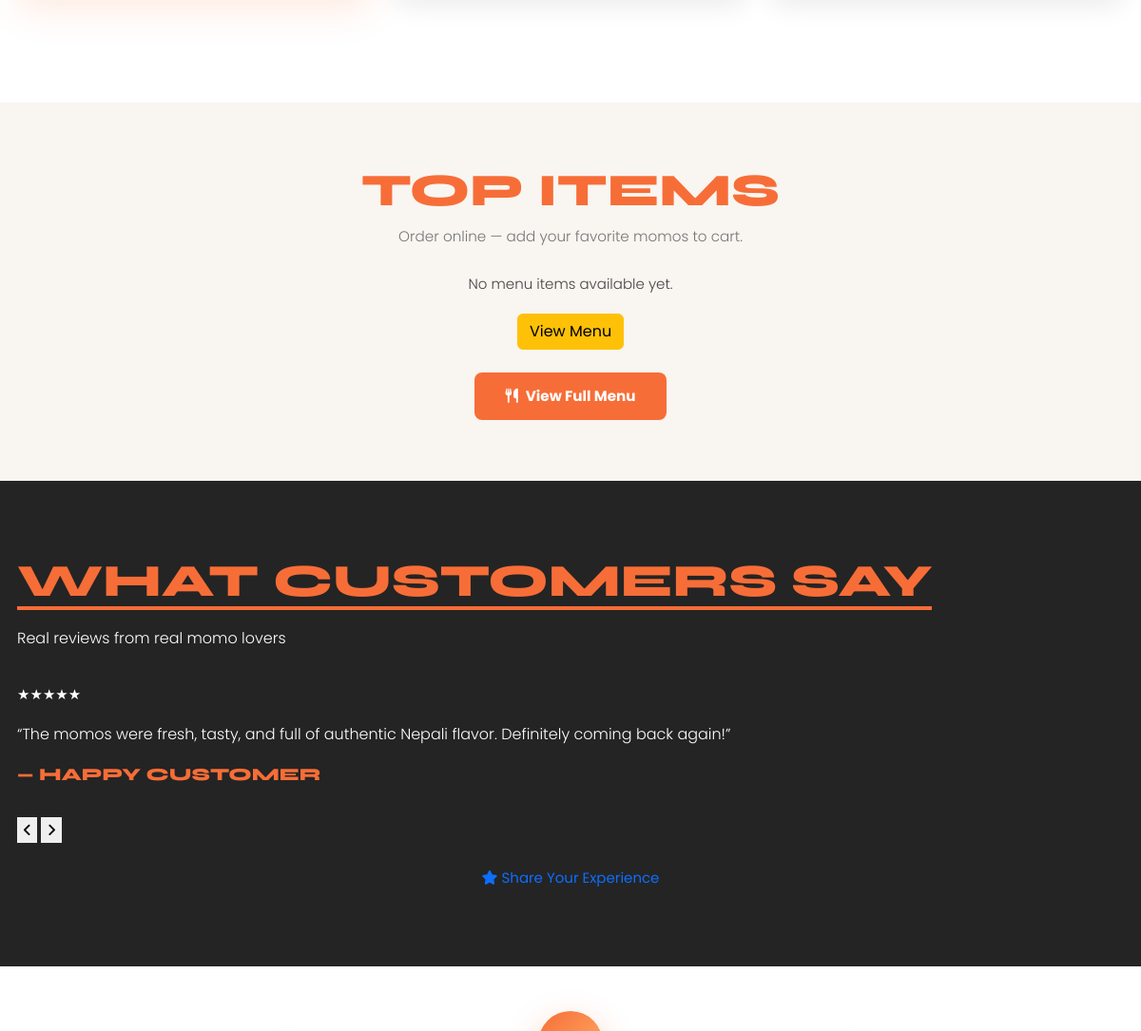
The app's page / (signed in, middle part), older data.
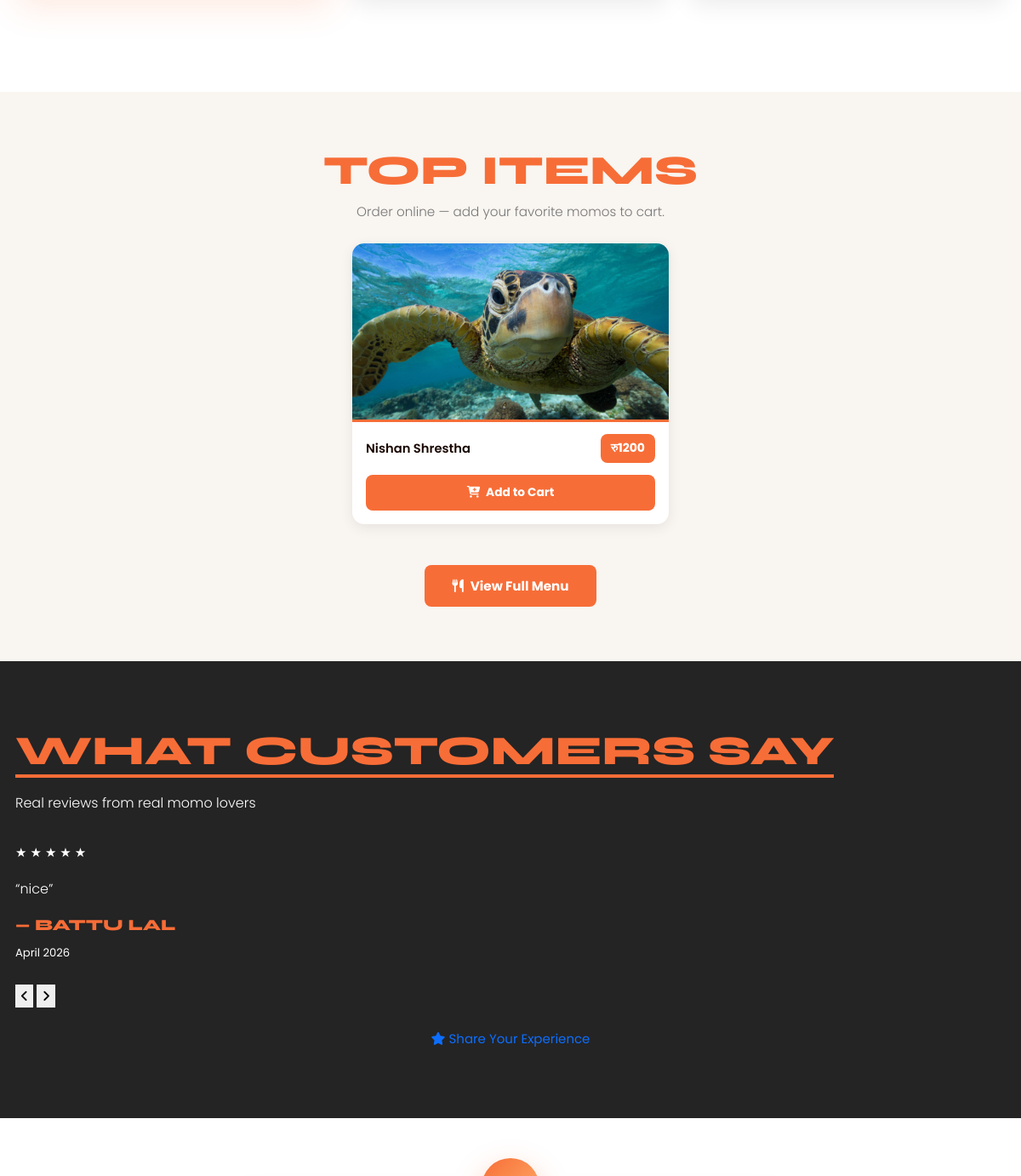
The same page, newer data.
### resturantapp/models.py (models this page shows, shortened)
class MenuItem(models.Model):
    CATEGORY_CHOICES = [
        ('buff',    'Buff'),
        ('chicken', 'Chicken'),
        ('veg',     'Vegetarian'),
    ]
    TYPE_CHOICES = [
        ('steam', 'Steam'),
        ('fried', 'Fried'),
        ('chilly', 'Chilly'),
    ]
    name         = models.CharField(max_length=200)
    category     = models.CharField(max_length=20, choices=CATEGORY_CHOICES)
    momo_type    = models.CharField(max_length=20, choices=TYPE_CHOICES)
    price        = models.DecimalField(max_digits=8, decimal_places=2)
    description  = models.TextField(blank=True)
    image        = models.ImageField(upload_to='menu/', blank=True, null=True)
    is_available = models.BooleanField(default=True)
    is_featured  = models.BooleanField(default=False)
    created_at   = models.DateTimeField()
    class Meta:
        ordering = ['category', 'momo_type']

class Review(models.Model):
    user          = models.ForeignKey(User, on_delete=models.CASCADE, related_name='reviews')
    reviewer_name = models.CharField(max_length=100)
    rating        = models.IntegerField(validators=[MinValueValidator(1), MaxValueValidator(5)], default=5)
    comment       = models.TextField()
    is_approved   = models.BooleanField(default=True)
    created_at    = models.DateTimeField(auto_now_add=True)
    class Meta:
        ordering = ['-created_at']

### resturantapp/views.py (the view, shortened to what this page needs)
# urls.py: path('',          views.index,    name='index'),
@login_required(login_url='login')
def index(request):
    top_items = MenuItem.objects.filter(is_available=True).order_by('-created_at')[:6]
    reviews   = Review.objects.filter(is_approved=True).select_related('user').order_by('-created_at')[:5]
    cart_count = CartItem.objects.filter(user=request.user).count() if request.user.is_authenticated else 0
    return render(request, 'index.html', {
        'top_items': top_items,
        'reviews': reviews,
        'cart_count': cart_count,
    })

### resturantapp/templates/index.html (shortened to what this page needs)
{% extends "base.html" %}
{% load static %}
{% block content %}
<section class="services_section layout_padding" style="background:#fff;">
  <div class="container">
    <div class="services_section_2">
    </div>
  </div>
</section>
<section class="tab-titles-class">
  <div class="container">
    <h1 data-aos="fade-up">Top Items</h1>
    <p class="services_text mb-4" data-aos="fade-up">
      Order online — add your favorite momos to cart.
    </p>
    <div class="row g-4 justify-content-center">
      {% if top_items %}
        {% for item in top_items %}
        <div class="col-lg-4 col-md-6 col-sm-10 menu-item" data-aos="fade-up">
          <div class="menu-item-card">
            <div class="img-wrap">
              {% if item.image %}
                <img src="{{ item.image.url }}" alt="{{ item.name }}">
              {% else %}
                <img src="{% static 'images/momo.jpg' %}" alt="{{ item.name }}">
              {% endif %}
            </div>
            <div class="menu-item-info">
              <span>{{ item.name }}</span>
              <div class="card-price">रु{{ item.price|floatformat:0 }}</div>
            </div>
            <div style="padding:0 1rem 1rem;">
              {% if user.is_authenticated %}
              <button type="button"
                      class="add-cart-btn w-100"
                      onclick="addBackendCart({{ item.id }}, this)">
                <i class="fa-solid fa-cart-plus me-1"></i> Add to Cart
              </button>
              {% else %}
              <a href="{% url 'login' %}?next={% url 'menu' %}"
                 class="add-cart-btn w-100"
                 style="display:block;text-align:center;text-decoration:none;">
                <i class="fa-solid fa-right-to-bracket me-1"></i> Login to Order
              </a>
              {% endif %}
            </div>
          </div>
        </div>
        {% endfor %}
      {% else %}
        <div class="col-12 text-center">
          <p>No menu items available yet.</p>
          <a href="{% url 'menu' %}" class="btn btn-warning">View Menu</a>
        </div>
      {% endif %}
    </div>
    <div class="text-center mt-4">
      <a href="{% url 'menu' %}"
         style="display:inline-flex;align-items:center;gap:8px;padding:12px 32px;background:var(--orange);color:white;border-radius:8px;font-weight:700;font-size:0.95rem;text-decoration:none;">
        <i class="fa-solid fa-utensils"></i> View Full Menu
      </a>
    </div>
  </div>
</section>
<section class="client_section testimonial-fixed-section">
  <div class="container">
    <div class="testimonial-heading">
      <h1 class="client_taital"> WHAT CUSTOMERS SAY</h1>
      <p class="client_text" data-aos="fade-up">Real reviews from real momo lovers</p>
    </div>
    <div id="reviewCarousel" class="carousel slide" data-bs-ride="carousel">
      <div class="carousel-inner">
        {% if reviews %}
          {% for review in reviews %}
          <div class="carousel-item {% if forloop.first %}active{% endif %}">
            <div class="testimonial_card">
              <div class="review-stars">
                {% for i in "12345" %}
                  {% if forloop.counter <= review.rating %}★{% else %}☆{% endif %}
                {% endfor %}
              </div>
              <p class="customer_text">
                “{{ review.comment }}”
              </p>
              <h4 class="client_name_text">
                — {{ review.reviewer_name }}</h4>
                <small>{{ review.created_at|date:"F Y" }}</small>
            </div>
          </div>
          {% endfor %}
        {% else %}
          <div class="carousel-item active">
            <div class="testimonial_card">
              <div class="review-stars">★★★★★</div>
              <p class="customer_text">
                “The momos were fresh, tasty, and full of authentic Nepali flavor.
                Definitely coming back again!”
              </p>
              <h4 class="client_name_text">— Happy Customer</h4>
            </div>
          </div>
        {% endif %}
      </div>
<br>
      <div class="testimonial-controls">
        <button class="testimonial-arrow" type="button" data-bs-target="#reviewCarousel" data-bs-slide="prev">
          <i class="fa fa-angle-left"></i>
        </button>
        <button class="testimonial-arrow" type="button" data-bs-target="#reviewCarousel" data-bs-slide="next">
          <i class="fa fa-angle-right"></i>
        </button>
      </div>
    </div>
    <div class="text-center mt-4">
      {% if user.is_authenticated %}
        <a href="{% url 'index' %}#review-section" class="review-cta">
          <i class="fa-solid fa-star"></i> Share Your Experience
        </a>
      {% else %}
        <p class="login-review-text">
          <a href="{% url 'login' %}">Log in</a> to leave a review
        </p>
      {% endif %}
    </div>
  </div>
</section>
{% if user.is_authenticated %}
<section class="review_form_section" id="review-section">
</section>
{% endif %}
{% endblock %}

### resturantapp/templates/base.html (shortened to what this page needs)
<!DOCTYPE html>
{% load static %}
<html lang="en">
<head>
    <link href="https://cdn.jsdelivr.net/npm/bootstrap@5.3.3/dist/css/bootstrap.min.css" rel="stylesheet">
    <link rel="stylesheet" href="https://cdnjs.cloudflare.com/ajax/libs/font-awesome/6.5.2/css/all.min.css">
    <link href="https://unpkg.com/aos@2.3.1/dist/aos.css" rel="stylesheet">
    <link rel="stylesheet" href="https://cdn.jsdelivr.net/npm/alertifyjs@1.14.0/build/css/alertify.min.css">
    <link rel="stylesheet" href="{% static 'css/style.css' %}">
    <link rel="stylesheet" href="{% static 'css/s.css' %}">
</head>
    {% block content %}{% endblock content %}
</body>
</html>

### resturantapp/static/css/style.css (style rules this page uses)
:root { --orange: #f76d37; --orange-dark: #e55a24; --dark: #252525; --brown: #4d2212; --cream: #f9f5f0; }
*, *::before, *::after { box-sizing: border-box !important; }
html, body { width: 100%; max-width: 100%; overflow-x: hidden !important; scroll-behavior: smooth; }
a { text-decoration: none !important; outline: none !important; }
img { max-width: 100%; height: auto; display: block; }
p { margin: 0 0 18px; font-weight: 300; font-size: 15px; line-height: 1.7; }
button { border: 0; cursor: pointer; }
.layout_padding { padding: 80px 0 !important; }
.services_section { width: 100%; float: none !important; background: #fff !important; height: auto; padding: 80px 0 !important; background-attachment: initial !important; }
.services_text { width: 100%; float: none !important; font-size: 16px; color: #777; margin: 0; text-align: center; }
.services_section_2 { width: 100%; float: none !important; padding-top: 40px; }
.client_section { width: 100%; float: none !important; background-color: #252525; padding: 80px 0 !important; overflow: hidden; }
.client_taital { width: auto !important; float: none !important; font-size: clamp(32px, 5vw, 52px); color: var(--orange); font-weight: 800; text-decoration: none; border-bottom: 4px solid var(--orange); display: inline-block; line-height: 1.1; margin-bottom: 22px; }
.client_text { width: 100%; font-size: 16px; color: #fff; margin: 0; }
.client_name_text { width: 100%; float: none !important; font-size: 24px; color: var(--orange); text-transform: uppercase; padding-left: 0; font-weight: 800; }
.customer_text { width: 100%; float: none !important; font-size: 16px; color: #fff; margin: 0 0 18px; }
#review-section { background: #fff !important; padding: 80px 0 !important; }

### resturantapp/templates/index.html (style rules this page uses)
.review_form_section { padding: 80px 0; background: linear-gradient(135deg, blue, pink); }

Row changes from the older to the newer data that the page shows:
added MenuItem: image (picture), name "Nishan Shrestha", price "1200"
added Review: rating 5 (drawn), comment "nice", reviewer_name "BATTU LAL", created_at "April 2026"
Text that changed along with them:
text no longer shown: "No menu items available yet. View Menu ★★★★★ “The momos were fresh, tasty, and full of authentic Nepali flavor. Definitely coming back again!” — HAPPY CUSTOMER"
